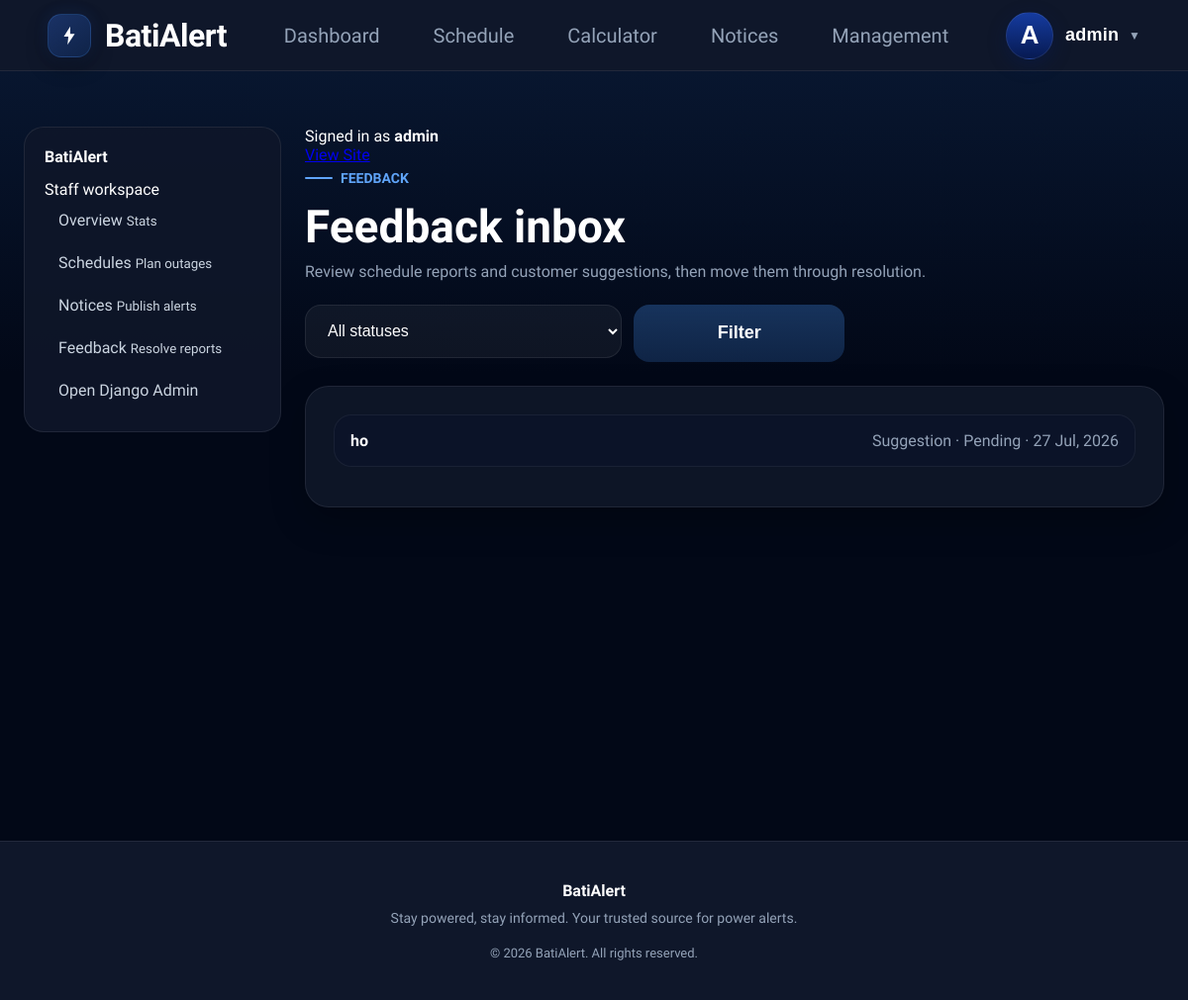
Page /management/feedback/ (signed in) on the earlier database version.
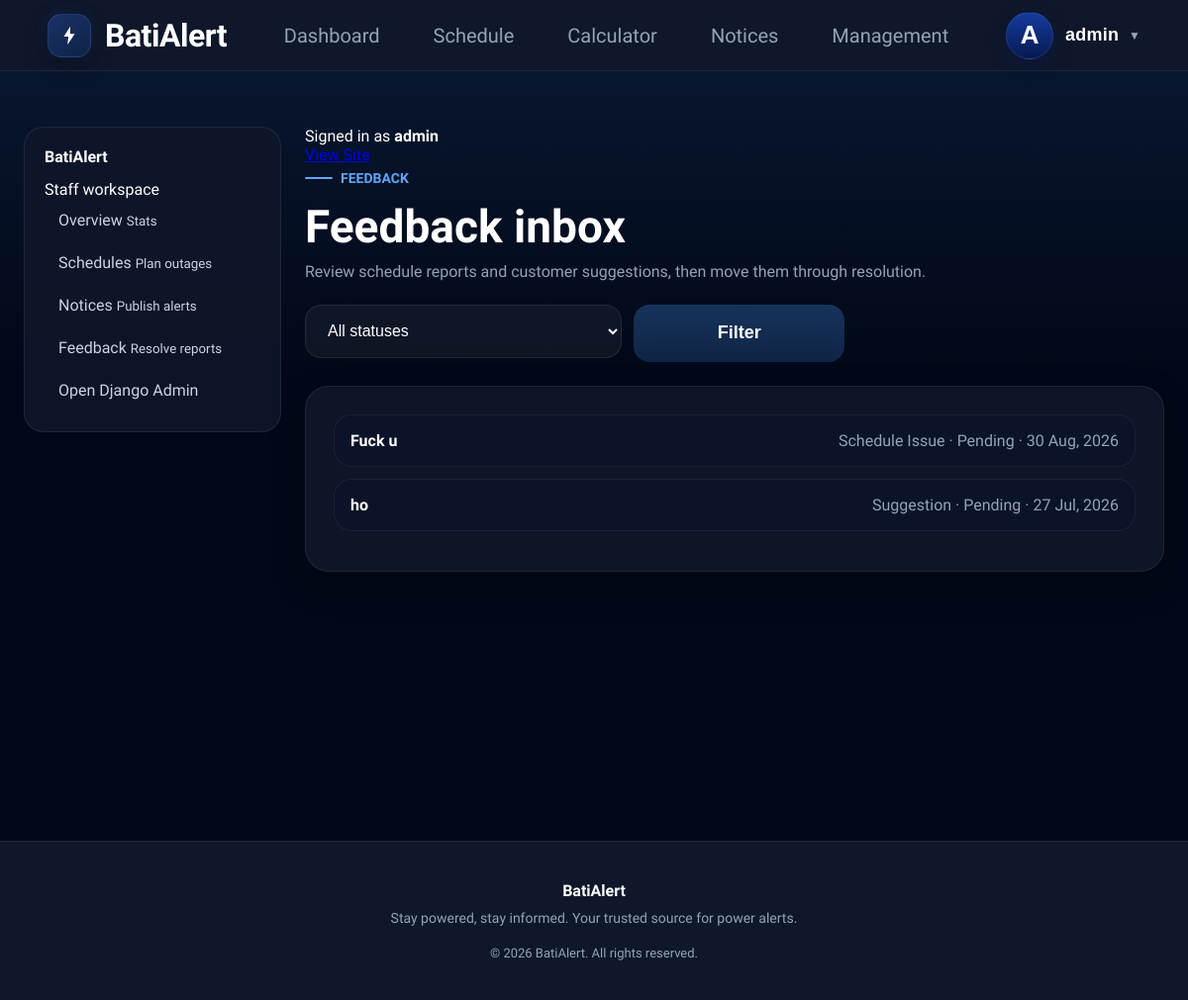
Same page on the later database version.
### core/models.py (models this page shows, shortened)
class FeedbackReport(models.Model):
    FEEDBACK_TYPES = [
        ('Schedule Issue', 'Schedule Issue'),
        ('Suggestion', 'Suggestion'),
        ('Other', 'Other'),
    ]
    STATUS_CHOICES = [
        ('Pending', 'Pending'),
        ('In Review', 'In Review'),
        ('Resolved', 'Resolved'),
    ]
    user = models.ForeignKey(
        'auth.User',
        on_delete=models.CASCADE,
        null=True,
        blank=True
    )
    area = models.ForeignKey(
        Area,
        on_delete=models.SET_NULL,
        null=True,
        blank=True
    )
    feedback_type = models.CharField(
        max_length=50,
        choices=FEEDBACK_TYPES,
        default='Schedule Issue'
    )
    subject = models.CharField(
        max_length=200
    )
    message = models.TextField()
    status = models.CharField(
        max_length=50,
        choices=STATUS_CHOICES,
        default='Pending'
    )
    staff_note = models.TextField(
        blank=True
    )
    created_at = models.DateTimeField(
        auto_now_add=True
    )
    updated_at = models.DateTimeField(
        auto_now=True
    )

### core/views.py (the view)
@staff_member_required
def management_feedback(request):
    reports = FeedbackReport.objects.select_related(
        "user",
        "area"
    ).order_by("-created_at")
    status = request.GET.get("status")
    if status:
        reports = reports.filter(status=status)
    return render(
        request,
        "management/feedback.html",
        {
            "reports": reports,
            "statuses": FeedbackReport.STATUS_CHOICES,
            "selected_status": status,
        }
    )

### users/context_processors.py (called while the page is built)
def appliance_context(request):
    return {
        "appliances":
        Appliance.objects.all()
    }

### templates/management/feedback.html (shortened to what this page needs)
{% extends 'management/base.html' %}
{% block management_content %}
<div class="page-heading-row">
    <div>
        <span class="home-kicker">Feedback</span>
        <h1>Feedback inbox</h1>
        <p>Review schedule reports and customer suggestions, then move them through resolution.</p>
    </div>
</div>
<form method="GET" class="notice-filter-bar">
    <select class="form-input" name="status">
        <option value="">All statuses</option>
    </select>
    <button class="schedule-btn" type="submit">Filter</button>
</form>
<section class="dashboard-panel">
    {% for report in reports %}
    <details class="management-row">
        <summary>
            <strong>{{ report.subject }}</strong>
            <span>{{ report.feedback_type }} · {{ report.status }} · {{ report.created_at|date:"d M, Y" }}</span>
        </summary>
    </details>
    {% empty %}
    <div class="dashboard-empty compact"><p>No feedback found.</p></div>
    {% endfor %}
</section>
{% endblock %}

Differences in the rows shown:
added FeedbackReport: subject "Fuck u", feedback_type "Schedule Issue", status "Pending", created_at "30 Aug, 2026"
